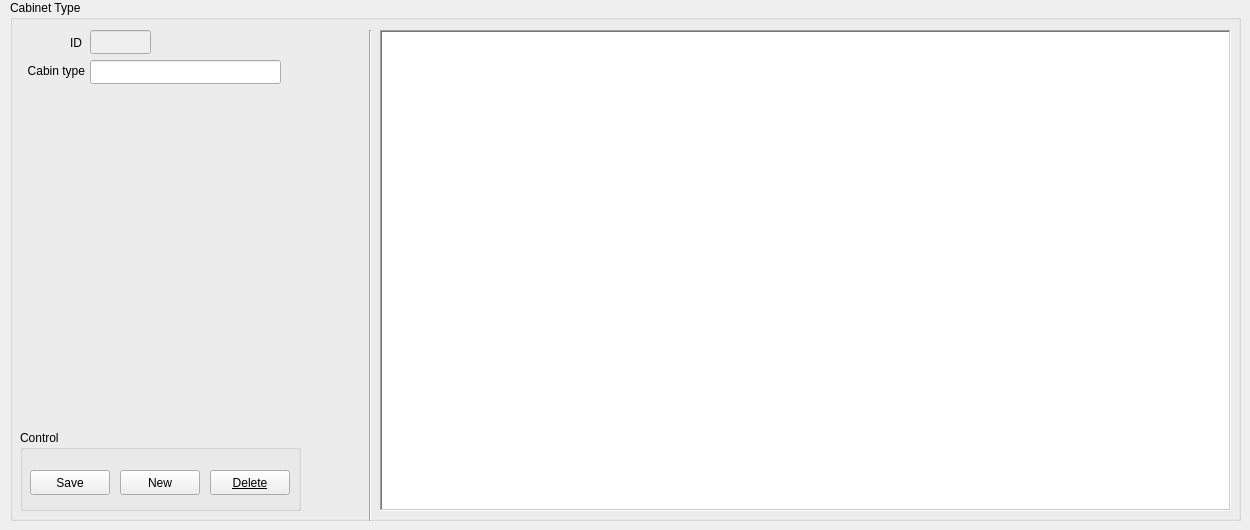
      <widget class="QWidget" name="tab_8">
       <attribute name="title">
        <string>Cabinet type</string>
       </attribute>
       <widget class="QGroupBox" name="groupBox_8">
        <property name="geometry">
         <rect>
          <x>10</x>
          <y>0</y>
          <width>1231</width>
          <height>521</height>
         </rect>
        </property>
        <property name="title">
         <string>Cabinet Type</string>
        </property>
        <widget class="QLineEdit" name="lineEdit_23">
         <property name="geometry">
          <rect>
           <x>80</x>
           <y>60</y>
           <width>191</width>
           <height>24</height>
          </rect>
         </property>
         <property name="maxLength">
          <number>30</number>
         </property>
        </widget>
        <widget class="QLabel" name="label_24">
         <property name="geometry">
          <rect>
           <x>21</x>
           <y>33</y>
           <width>51</width>
           <height>20</height>
          </rect>
         </property>
         <property name="text">
          <string>ID</string>
         </property>
         <property name="alignment">
          <set>Qt::AlignRight|Qt::AlignTrailing|Qt::AlignVCenter</set>
         </property>
        </widget>
        <widget class="QLabel" name="label_28">
         <property name="geometry">
          <rect>
           <x>-6</x>
           <y>63</y>
           <width>81</width>
           <height>16</height>
          </rect>
         </property>
         <property name="text">
          <string>Cabin type</string>
         </property>
         <property name="alignment">
          <set>Qt::AlignRight|Qt::AlignTrailing|Qt::AlignVCenter</set>
         </property>
        </widget>
        <widget class="QLineEdit" name="lineEdit_15">
         <property name="enabled">
          <bool>false</bool>
         </property>
         <property name="geometry">
          <rect>
           <x>80</x>
           <y>30</y>
           <width>61</width>
           <height>24</height>
          </rect>
         </property>
        </widget>
        <widget class="QTableWidget" name="tableWidget_4">
         <property name="geometry">
          <rect>
           <x>370</x>
           <y>30</y>
           <width>851</width>
           <height>481</height>
          </rect>
         </property>
         <property name="frameShape">
          <enum>QFrame::WinPanel</enum>
         </property>
         <property name="sizeAdjustPolicy">
          <enum>QAbstractScrollArea::AdjustToContentsOnFirstShow</enum>
         </property>
         <property name="alternatingRowColors">
          <bool>true</bool>
         </property>
         <property name="selectionMode">
          <enum>QAbstractItemView::SingleSelection</enum>
         </property>
         <property name="selectionBehavior">
          <enum>QAbstractItemView::SelectRows</enum>
         </property>
         <property name="sortingEnabled">
          <bool>true</bool>
         </property>
         <attribute name="verticalHeaderVisible">
          <bool>false</bool>
         </attribute>
        </widget>
        <widget class="QGroupBox" name="groupBox_17">
         <property name="geometry">
          <rect>
           <x>10</x>
           <y>430</y>
           <width>281</width>
           <height>81</height>
          </rect>
         </property>
         <property name="title">
          <string>Control</string>
         </property>
         <widget class="QPushButton" name="pushButton_27">
          <property name="geometry">
           <rect>
            <x>10</x>
            <y>40</y>
            <width>80</width>
            <height>25</height>
           </rect>
          </property>
          <property name="text">
           <string>Save</string>
          </property>
         </widget>
         <widget class="QPushButton" name="pushButton_29">
          <property name="geometry">
           <rect>
            <x>100</x>
            <y>40</y>
            <width>80</width>
            <height>25</height>
           </rect>
          </property>
          <property name="text">
           <string>New</string>
          </property>
         </widget>
         <widget class="QPushButton" name="pushButton_31">
          <property name="geometry">
           <rect>
            <x>190</x>
            <y>40</y>
            <width>80</width>
            <height>25</height>
           </rect>
          </property>
          <property name="font">
           <font>
            <underline>true</underline>
           </font>
          </property>
          <property name="text">
           <string>Delete</string>
          </property>
         </widget>
        </widget>
       </widget>
       <widget class="Line" name="line_5">
        <property name="geometry">
         <rect>
          <x>360</x>
          <y>30</y>
          <width>20</width>
          <height>491</height>
         </rect>
        </property>
        <property name="orientation">
         <enum>Qt::Vertical</enum>
        </property>
       </widget>
      </widget>
